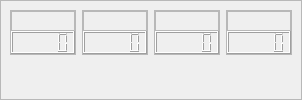
                 <widget class="QFrame" name="binaryUpdateHeader">
                  <property name="minimumSize">
                   <size>
                    <width>0</width>
                    <height>60</height>
                   </size>
                  </property>
                  <property name="frameShape">
                   <enum>QFrame::StyledPanel</enum>
                  </property>
                  <property name="frameShadow">
                   <enum>QFrame::Raised</enum>
                  </property>
                  <layout class="QHBoxLayout" name="horizontalLayout_11">
                   <property name="spacing">
                    <number>6</number>
                   </property>
                   <property name="leftMargin">
                    <number>9</number>
                   </property>
                   <property name="topMargin">
                    <number>9</number>
                   </property>
                   <property name="rightMargin">
                    <number>9</number>
                   </property>
                   <property name="bottomMargin">
                    <number>9</number>
                   </property>
                   <item alignment="Qt::AlignTop">
                    <widget class="QFrame" name="frame_11">
                     <property name="frameShape">
                      <enum>QFrame::StyledPanel</enum>
                     </property>
                     <property name="frameShadow">
                      <enum>QFrame::Raised</enum>
                     </property>
                     <layout class="QVBoxLayout" name="verticalLayout_38">
                      <property name="spacing">
                       <number>0</number>
                      </property>
                      <property name="leftMargin">
                       <number>0</number>
                      </property>
                      <property name="topMargin">
                       <number>0</number>
                      </property>
                      <property name="rightMargin">
                       <number>0</number>
                      </property>
                      <property name="bottomMargin">
                       <number>0</number>
                      </property>
                      <item>
                       <widget class="QFrame" name="frame_14">
                        <property name="frameShape">
                         <enum>QFrame::StyledPanel</enum>
                        </property>
                        <property name="frameShadow">
                         <enum>QFrame::Raised</enum>
                        </property>
                        <layout class="QHBoxLayout" name="horizontalLayout_15">
                         <property name="spacing">
                          <number>0</number>
                         </property>
                         <property name="leftMargin">
                          <number>0</number>
                         </property>
                         <property name="topMargin">
                          <number>0</number>
                         </property>
                         <property name="rightMargin">
                          <number>0</number>
                         </property>
                         <property name="bottomMargin">
                          <number>0</number>
                         </property>
                         <item>
                          <widget class="QLabel" name="updateLabel_9">
                           <property name="styleSheet">
                            <string notr="true">font: 63 12pt;
color: rgb(0, 255, 0);</string>
                           </property>
                           <property name="text">
                            <string/>
                           </property>
                           <property name="alignment">
                            <set>Qt::AlignCenter</set>
                           </property>
                          </widget>
                         </item>
                         <item>
                          <widget class="QLabel" name="updateLabel_4">
                           <property name="styleSheet">
                            <string notr="true">font: 63 12pt;
color: rgb(255, 0, 0);</string>
                           </property>
                           <property name="text">
                            <string/>
                           </property>
                           <property name="alignment">
                            <set>Qt::AlignCenter</set>
                           </property>
                          </widget>
                         </item>
                        </layout>
                       </widget>
                      </item>
                      <item>
                       <widget class="QLCDNumber" name="updatePrice_4">
                        <property name="minimumSize">
                         <size>
                          <width>0</width>
                          <height>20</height>
                         </size>
                        </property>
                        <property name="styleSheet">
                         <string notr="true">font: 63 18pt;
color: rgb(0, 255, 0);
</string>
                        </property>
                       </widget>
                      </item>
                     </layout>
                    </widget>
                   </item>
                   <item alignment="Qt::AlignTop">
                    <widget class="QFrame" name="frame_15">
                     <property name="frameShape">
                      <enum>QFrame::StyledPanel</enum>
                     </property>
                     <property name="frameShadow">
                      <enum>QFrame::Raised</enum>
                     </property>
                     <layout class="QVBoxLayout" name="verticalLayout_39">
                      <property name="spacing">
                       <number>0</number>
                      </property>
                      <property name="leftMargin">
                       <number>0</number>
                      </property>
                      <property name="topMargin">
                       <number>0</number>
                      </property>
                      <property name="rightMargin">
                       <number>0</number>
                      </property>
                      <property name="bottomMargin">
                       <number>0</number>
                      </property>
                      <item>
                       <widget class="QFrame" name="frame_16">
                        <property name="frameShape">
                         <enum>QFrame::StyledPanel</enum>
                        </property>
                        <property name="frameShadow">
                         <enum>QFrame::Raised</enum>
                        </property>
                        <layout class="QHBoxLayout" name="horizontalLayout_13">
                         <property name="spacing">
                          <number>0</number>
                         </property>
                         <property name="leftMargin">
                          <number>0</number>
                         </property>
                         <property name="topMargin">
                          <number>0</number>
                         </property>
                         <property name="rightMargin">
                          <number>0</number>
                         </property>
                         <property name="bottomMargin">
                          <number>0</number>
                         </property>
                         <item>
                          <widget class="QLabel" name="updateLabel_3">
                           <property name="styleSheet">
                            <string notr="true">font: 63 12pt;
color: rgb(0, 255, 0);</string>
                           </property>
                           <property name="text">
                            <string/>
                           </property>
                           <property name="alignment">
                            <set>Qt::AlignCenter</set>
                           </property>
                          </widget>
                         </item>
                         <item>
                          <widget class="QLabel" name="updateLabel_8">
                           <property name="styleSheet">
                            <string notr="true">font: 63 12pt;
color: rgb(255, 0, 0);</string>
                           </property>
                           <property name="text">
                            <string/>
                           </property>
                           <property name="alignment">
                            <set>Qt::AlignCenter</set>
                           </property>
                          </widget>
                         </item>
                        </layout>
                       </widget>
                      </item>
                      <item>
                       <widget class="QLCDNumber" name="updatePrice_3">
                        <property name="minimumSize">
                         <size>
                          <width>0</width>
                          <height>20</height>
                         </size>
                        </property>
                        <property name="styleSheet">
                         <string notr="true">font: 63 18pt;
color: rgb(0, 255, 0);</string>
                        </property>
                       </widget>
                      </item>
                     </layout>
                    </widget>
                   </item>
                   <item alignment="Qt::AlignTop">
                    <widget class="QFrame" name="frame_17">
                     <property name="frameShape">
                      <enum>QFrame::StyledPanel</enum>
                     </property>
                     <property name="frameShadow">
                      <enum>QFrame::Raised</enum>
                     </property>
                     <layout class="QVBoxLayout" name="verticalLayout_40">
                      <property name="spacing">
                       <number>0</number>
                      </property>
                      <property name="leftMargin">
                       <number>0</number>
                      </property>
                      <property name="topMargin">
                       <number>0</number>
                      </property>
                      <property name="rightMargin">
                       <number>0</number>
                      </property>
                      <property name="bottomMargin">
                       <number>0</number>
                      </property>
                      <item>
                       <widget class="QFrame" name="frame_18">
                        <property name="frameShape">
                         <enum>QFrame::StyledPanel</enum>
                        </property>
                        <property name="frameShadow">
                         <enum>QFrame::Raised</enum>
                        </property>
                        <layout class="QHBoxLayout" name="horizontalLayout_16">
                         <property name="spacing">
                          <number>0</number>
                         </property>
                         <property name="leftMargin">
                          <number>0</number>
                         </property>
                         <property name="topMargin">
                          <number>0</number>
                         </property>
                         <property name="rightMargin">
                          <number>0</number>
                         </property>
                         <property name="bottomMargin">
                          <number>0</number>
                         </property>
                         <item>
                          <widget class="QLabel" name="updateLabel">
                           <property name="styleSheet">
                            <string notr="true">font: 63 12pt;
color: rgb(0, 255, 0);
</string>
                           </property>
                           <property name="text">
                            <string/>
                           </property>
                           <property name="alignment">
                            <set>Qt::AlignCenter</set>
                           </property>
                          </widget>
                         </item>
                         <item>
                          <widget class="QLabel" name="updateLabel_6">
                           <property name="styleSheet">
                            <string notr="true">font: 63 12pt;
color: rgb(255, 0, 0);</string>
                           </property>
                           <property name="text">
                            <string/>
                           </property>
                           <property name="alignment">
                            <set>Qt::AlignCenter</set>
                           </property>
                          </widget>
                         </item>
                        </layout>
                       </widget>
                      </item>
                      <item>
                       <widget class="QLCDNumber" name="updatePrice">
                        <property name="minimumSize">
                         <size>
                          <width>0</width>
                          <height>20</height>
                         </size>
                        </property>
                        <property name="styleSheet">
                         <string notr="true">font: 63 18pt;
color: rgb(0, 255, 0);</string>
                        </property>
                       </widget>
                      </item>
                     </layout>
                    </widget>
                   </item>
                   <item alignment="Qt::AlignTop">
                    <widget class="QFrame" name="frame_19">
                     <property name="frameShape">
                      <enum>QFrame::StyledPanel</enum>
                     </property>
                     <property name="frameShadow">
                      <enum>QFrame::Raised</enum>
                     </property>
                     <layout class="QVBoxLayout" name="verticalLayout_46">
                      <property name="spacing">
                       <number>0</number>
                      </property>
                      <property name="leftMargin">
                       <number>0</number>
                      </property>
                      <property name="topMargin">
                       <number>0</number>
                      </property>
                      <property name="rightMargin">
                       <number>0</number>
                      </property>
                      <property name="bottomMargin">
                       <number>0</number>
                      </property>
                      <item>
                       <widget class="QFrame" name="frame_21">
                        <property name="frameShape">
                         <enum>QFrame::StyledPanel</enum>
                        </property>
                        <property name="frameShadow">
                         <enum>QFrame::Raised</enum>
                        </property>
                        <layout class="QHBoxLayout" name="horizontalLayout_17">
                         <property name="spacing">
                          <number>0</number>
                         </property>
                         <property name="leftMargin">
                          <number>0</number>
                         </property>
                         <property name="topMargin">
                          <number>0</number>
                         </property>
                         <property name="rightMargin">
                          <number>0</number>
                         </property>
                         <property name="bottomMargin">
                          <number>0</number>
                         </property>
                         <item>
                          <widget class="QLabel" name="updateLabel_2">
                           <property name="styleSheet">
                            <string notr="true">font: 63 12pt;
color: rgb(0, 255, 0);
</string>
                           </property>
                           <property name="text">
                            <string/>
                           </property>
                           <property name="alignment">
                            <set>Qt::AlignCenter</set>
                           </property>
                          </widget>
                         </item>
                         <item>
                          <widget class="QLabel" name="updateLabel_7">
                           <property name="styleSheet">
                            <string notr="true">font: 63 12pt;
color: rgb(255, 0, 0);
</string>
                           </property>
                           <property name="text">
                            <string/>
                           </property>
                           <property name="alignment">
                            <set>Qt::AlignCenter</set>
                           </property>
                          </widget>
                         </item>
                        </layout>
                       </widget>
                      </item>
                      <item>
                       <widget class="QLCDNumber" name="updatePrice_2">
                        <property name="minimumSize">
                         <size>
                          <width>0</width>
                          <height>20</height>
                         </size>
                        </property>
                        <property name="styleSheet">
                         <string notr="true">font: 63 18pt;
color: rgb(0, 255, 0);</string>
                        </property>
                       </widget>
                      </item>
                     </layout>
                    </widget>
                   </item>
                  </layout>
                 </widget>
